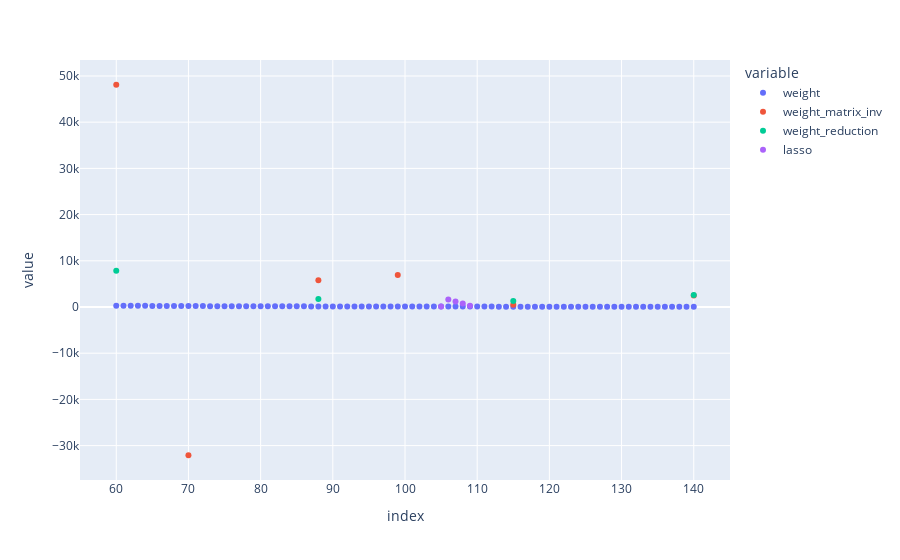

Source (notebook cell):
### Code cell
px.scatter(df[['weight', 'weight_matrix_inv', 'weight_reduction', 'lasso']])

### Figure 1 — Plotly figure (JSON) as saved in the notebook; plotly's stock layout.template omitted (floating-point values rounded to 4 significant figures)
{"data": [{"hovertemplate": "variable=weight<br>index=%{x}<br>value=%{y}<extra></extra>", "legendgroup": "weight", "marker": {"color": "#636efa", "symbol": "circle"}, "mode": "markers", "name": "weight", "orientation": "v", "showlegend": true, "type": "scatter", "x": [60, 61, 62, 63, 64, 65, 66, 67, 68, 69, 70, 71, 72, 73, 74, 75, 76, 77, 78, 79, 80, 81, 82, 83, 84, 85, 86, 87, 88, 89, 90, 91, 92, 93, 94, 95, 96, 97, 98, 99, 100, 101, 102, 103, 104, 105, 106, 107, 108, 109, 110, 111, 112, 113, 114, 115, 116, 117, 118, 119, 120, 121, 122, 123, 124, 125, 126, 127, 128, 129, 130, 131, 132, 133, 134, 135, 136, 137, 138, 139, 140], "xaxis": "x", "y": [277.8, 268.7, 260.1, 252.0, 244.1, 236.7, 229.6, 222.8, 216.3, 210.0, 204.1, 198.4, 192.9, 187.7, 182.6, 177.8, 173.1, 168.7, 164.4, 160.2, 156.2, 152.4, 148.7, 145.2, 141.7, 138.4, 135.2, 132.1, 129.1, 126.2, 123.5, 120.8, 118.1, 115.6, 113.2, 110.8, 108.5, 106.3, 104.1, 102.0, 100, 98.03, 96.12, 94.26, 92.46, 90.7, 89.0, 87.34, 85.73, 84.17, 82.64, 81.16, 79.72, 78.31, 76.95, 75.61, 74.32, 73.05, 71.82, 70.62, 69.44, 68.3, 67.19, 66.1, 65.04, 64, 62.99, 62.0, 61.04, 60.09, 59.17, 58.27, 57.39, 56.53, 55.69, 54.87, 54.07, 53.28, 52.51, 51.76, 51.02], "yaxis": "y"}, {"hovertemplate": "variable=weight_matrix_inv<br>index=%{x}<br>value=%{y}<extra></extra>", "legendgroup": "weight_matrix_inv", "marker": {"color": "#EF553B", "symbol": "circle"}, "mode": "markers", "name": "weight_matrix_inv", "orientation": "v", "showlegend": true, "type": "scatter", "x": [60, 61, 62, 63, 64, 65, 66, 67, 68, 69, 70, 71, 72, 73, 74, 75, 76, 77, 78, 79, 80, 81, 82, 83, 84, 85, 86, 87, 88, 89, 90, 91, 92, 93, 94, 95, 96, 97, 98, 99, 100, 101, 102, 103, 104, 105, 106, 107, 108, 109, 110, 111, 112, 113, 114, 115, 116, 117, 118, 119, 120, 121, 122, 123, 124, 125, 126, 127, 128, 129, 130, 131, 132, 133, 134, 135, 136, 137, 138, 139, 140], "xaxis": "x", "y": [48100.0, null, null, null, null, null, null, null, null, null, -32090.0, null, null, null, null, null, null, null, null, null, null, null, null, null, null, null, null, null, 5808.0, null, null, null, null, null, null, null, null, null, null, 6936.0, null, null, null, null, null, null, null, null, null, null, null, null, null, null, null, 503.3, null, null, null, null, null, null, null, null, null, null, null, null, null, null, null, null, null, null, null, null, null, null, null, null, 2497.0], "yaxis": "y"}, {"hovertemplate": "variable=weight_reduction<br>index=%{x}<br>value=%{y}<extra></extra>", "legendgroup": "weight_reduction", "marker": {"color": "#00cc96", "symbol": "circle"}, "mode": "markers", "name": "weight_reduction", "orientation": "v", "showlegend": true, "type": "scatter", "x": [60, 61, 62, 63, 64, 65, 66, 67, 68, 69, 70, 71, 72, 73, 74, 75, 76, 77, 78, 79, 80, 81, 82, 83, 84, 85, 86, 87, 88, 89, 90, 91, 92, 93, 94, 95, 96, 97, 98, 99, 100, 101, 102, 103, 104, 105, 106, 107, 108, 109, 110, 111, 112, 113, 114, 115, 116, 117, 118, 119, 120, 121, 122, 123, 124, 125, 126, 127, 128, 129, 130, 131, 132, 133, 134, 135, 136, 137, 138, 139, 140], "xaxis": "x", "y": [7864.0, null, null, null, null, null, null, null, null, null, null, null, null, null, null, null, null, null, null, null, null, null, null, null, null, null, null, null, 1749.0, null, null, null, null, null, null, null, null, null, null, null, null, null, null, null, null, null, null, null, null, null, null, null, null, null, null, 1312.0, null, null, null, null, null, null, null, null, null, null, null, null, null, null, null, null, null, null, null, null, null, null, null, null, 2600.0], "yaxis": "y"}, {"hovertemplate": "variable=lasso<br>index=%{x}<br>value=%{y}<extra></extra>", "legendgroup": "lasso", "marker": {"color": "#ab63fa", "symbol": "circle"}, "mode": "markers", "name": "lasso", "orientation": "v", "showlegend": true, "type": "scatter", "x": [60, 61, 62, 63, 64, 65, 66, 67, 68, 69, 70, 71, 72, 73, 74, 75, 76, 77, 78, 79, 80, 81, 82, 83, 84, 85, 86, 87, 88, 89, 90, 91, 92, 93, 94, 95, 96, 97, 98, 99, 100, 101, 102, 103, 104, 105, 106, 107, 108, 109, 110, 111, 112, 113, 114, 115, 116, 117, 118, 119, 120, 121, 122, 123, 124, 125, 126, 127, 128, 129, 130, 131, 132, 133, 134, 135, 136, 137, 138, 139, 140], "xaxis": "x", "y": [null, null, null, null, null, null, null, null, null, null, null, null, null, null, null, null, null, null, null, null, null, null, null, null, null, null, null, null, null, null, null, null, null, null, null, null, null, null, null, null, null, null, null, null, null, 95.4, 1648.0, 1181.0, 731.7, 295.3, null, null, null, null, null, null, null, null, null, null, null, null, null, null, null, null, null, null, null, null, null, null, null, null, null, null, null, null, null, null, null], "yaxis": "y"}], "layout": {"legend": {"title": {"text": "variable"}, "tracegroupgap": 0}, "margin": {"t": 60}, "xaxis": {"anchor": "y", "domain": [0, 1], "title": {"text": "index"}}, "yaxis": {"anchor": "x", "domain": [0, 1], "title": {"text": "value"}}}}
